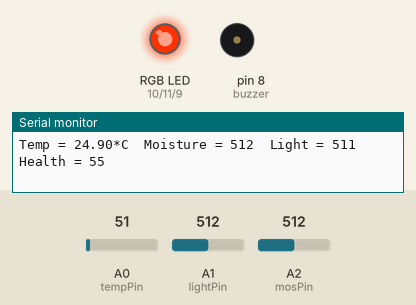
Recording of a sketch running on a simulated Arduino Uno, built with avr-gcc and run on an emulated ATmega328P. Shown: an RGB LED mixed from three pins (HIGH = lit), buzzer (waves = sounding), the last lines printed to the serial monitor. Inputs (shaded band) come from the test bench; at power-on: A1 (lightPin) = 512, A0 (tempPin) = 51, A2 (mosPin) = 512.

Above: at 1.8 s.
1.9 s: A1 (lightPin) set to 716
3.4 s: A1 (lightPin) set to 731
At 4.4 s:
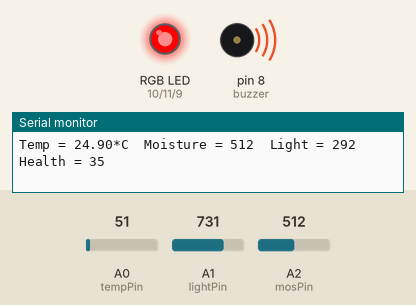
At 20.8 s:
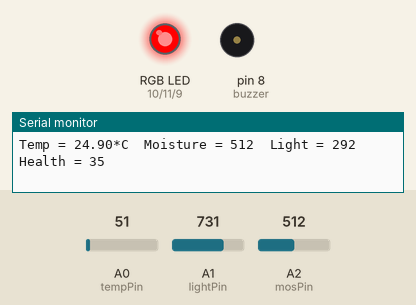
Timing chart, 0 to 38.5 s (numbered marks = the images above; inputs shaded):
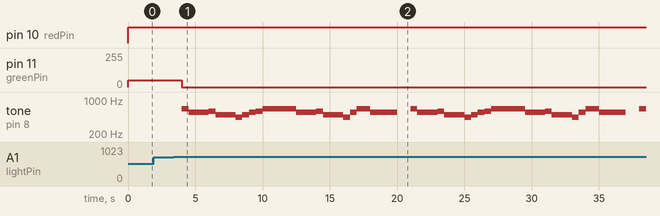

Measured:
- the behaviour switches between 723 and 724 on A1 (lightPin) (found by bisection; images 0 and 1)
- after the input at 3.4 s, pin 11 (greenPin): 50/255 → 0/255 after 0.61 s; tone on pin 8 (buzzer): plays 659 Hz for 0.50 s, 554 Hz for 1.5 s, 587 Hz for 0.50 s, 493 Hz for 1.5 s, 440 Hz for 0.50 s, 493 Hz for 0.50 s … (33 notes in this stretch), starting after 0.61 s

The sketch:

CARROT.ino
```cpp
//Music System
const int buzzer = 8; //buzzer to arduino pin 8
const float noteE5 = 659.3; //E Natural
const float noteA4 = 440.0; //A Natural
const float noteC5 = 554.4; //C Sharp
const float noteD5 = 587.3; //D Natural
const float noteB4 = 493.9; //B Natural
//Light System
int redPin = 10;
int greenPin = 11;
int bluePin = 9;
//Plant settings
int correctMoisture = 400;
int correctTemp = 20;
int correctLight = 900;
//Temperature
int tempPin = 0;
int temp;
//Moisture
int mosPin = 2;
int moisture;
//Light
int lightPin = 1;
int light;
//Carrot
int health;


/*The smart carrot can keep track of your plant's health
There are three factors to keep your carrot happy:
1.) Moisture - Maintaining soil moisture is important to growth
2.) Light - Plants need light to survive!
3.) Temperature - Air temperature must always be above freezing

Output:
1.) Light - Red means poor health, Orange is deteriorating health, Green means the plant is healthy!
2.) The carrot will sing a song to let you know it needs attention
*/

void setup() {
  // put your setup code here, to run once:
  Serial.begin(9600);//analog communication
  pinMode(buzzer, OUTPUT); // Set buzzer pin
  pinMode(redPin, OUTPUT); //Red pin
  pinMode(greenPin, OUTPUT); //Green pin
  pinMode(bluePin, OUTPUT);   //Blue pin
}

void loop() {
  // put your main code here, to run repeatedly:
  //Get light readings
  light = 1023 - analogRead(lightPin);
  //Get moisture readings
  moisture = analogRead(mosPin);
  //Begin temperature reading
  temp = analogRead(tempPin);
  float mv = (temp/1024.0)*5000;
  float cel = mv/10;
  //Calculate difference between correct and actual values
  int lightdeviation = abs(light - correctLight);
  int moisturedeviation = abs(moisture - correctMoisture);
  int tempdeviation = abs(temp - correctTemp);
  health = 100;
  if(moisturedeviation > 300 and moisturedeviation <= 500){
    health = health - 20;
  }
  else if(moisturedeviation > 500){
    health = health - 40;
  }
  if(tempdeviation > 5 and tempdeviation <= 20){
    health = health - 20;
  }
  else if(tempdeviation > 20){
    health = health - 50;
  }
  health = 100;
  if(lightdeviation > 100 and lightdeviation <= 300){
    health = health - 25;
  }
  else if(lightdeviation > 300 and lightdeviation <= 600){
    health = health - 45;
  }
  else if(lightdeviation > 600){
    health = health - 65;
  }
  //Debugging for all data values
  Serial.print("Temp = ");
  Serial.print(cel);
  Serial.print("*C");
  Serial.print("\tMoisture = ");
  Serial.print(moisture);
  Serial.print("\tLight = ");
  Serial.print(light);
  Serial.print("\tHealth = ");
  Serial.print(health);
  Serial.println();
  if(health <= 40){
    setColor(255,0,0);
    music();
  }
  else if(health < 80 and health > 40){
    setColor(255,50,0);
  }
  else{
    setColor(0,255,0);
  }
  delay(1000);
}

void setColor(int red, int green, int blue)
{
  analogWrite(redPin, red);
  analogWrite(greenPin, green);
  analogWrite(bluePin, blue);
}

void music(){
  //Composed in 4/4 (Lightly Row Folk Song)
  //Using Double note = 1 second

  tone(buzzer, noteE5); // Send E
  delay(500);        // quarter note

  tone(buzzer, noteC5); // Send C
  delay(500);        // quarter note
  noTone(buzzer);     // Stop sound...

  tone(buzzer, noteC5); // Send C
  delay(1000);        // half note

  tone(buzzer, noteD5); // Send D
  delay(500);        // quarter note

  tone(buzzer, noteB4); // Send B
  delay(500);        // quarter note
  noTone(buzzer);     // Stop sound...

  tone(buzzer, noteB4); // Send B
  delay(1000);        // half note

  tone(buzzer, noteA4); // Send A
  delay(500);        // quarter note

  tone(buzzer, noteB4); // Send B
  delay(500);        // quarter note

  tone(buzzer, noteC5); // Send C
  delay(500);        // quarter note

  tone(buzzer, noteD5); // Send D
  delay(500);        // quarter note

  tone(buzzer, noteE5); // Send E
  delay(500);        // quarter note
  noTone(buzzer);     // Stop sound...

  tone(buzzer, noteE5); // Send E
  delay(500);        // quarter note
  noTone(buzzer);     // Stop sound...

  tone(buzzer, noteE5); // Send E
  delay(1000);        // quarter note
  noTone(buzzer);     // Stop sound...

  tone(buzzer, noteE5); // Send E
  delay(500);        // quarter note
  noTone(buzzer);     // Stop sound...

  tone(buzzer, noteC5); // Send C
  delay(500);        // quarter note
  noTone(buzzer);     // Stop sound...

  tone(buzzer, noteC5); // Send C
  delay(500);        // quarter note
  noTone(buzzer);     // Stop sound...

  tone(buzzer, noteC5); // Send C
  delay(500);        // half note

  tone(buzzer, noteD5); // Send D
  delay(500);        // quarter note

  tone(buzzer, noteB4); // Send B
  delay(500);        // quarter note
  noTone(buzzer);     // Stop sound...

  tone(buzzer, noteB4); // Send B
  delay(500);        // quarter note
  noTone(buzzer);     // Stop sound...

  tone(buzzer, noteB4); // Send B
  delay(500);        // quarter note

  tone(buzzer, noteA4); // Send A
  delay(500);        // quarter note
  noTone(buzzer);     // Stop sound...

  tone(buzzer, noteC5); // Send C
  delay(500);        // quarter note
  noTone(buzzer);     // Stop sound...

  tone(buzzer, noteE5); // Send E
  delay(500);        // quarter note
  noTone(buzzer);     // Stop sound...

  tone(buzzer, noteE5); // Send E
  delay(500);        // quarter note

  tone(buzzer, noteC5); // Send C
  delay(500);        // quarter note
  noTone(buzzer);     // Stop sound...

  tone(buzzer, noteC5); // Send C
  delay(500);        // quarter note
  noTone(buzzer);     // Stop sound...

  tone(buzzer, noteC5); // Send C
  delay(1000);        // half note
  noTone(buzzer);     // Stop sound...
}
```
